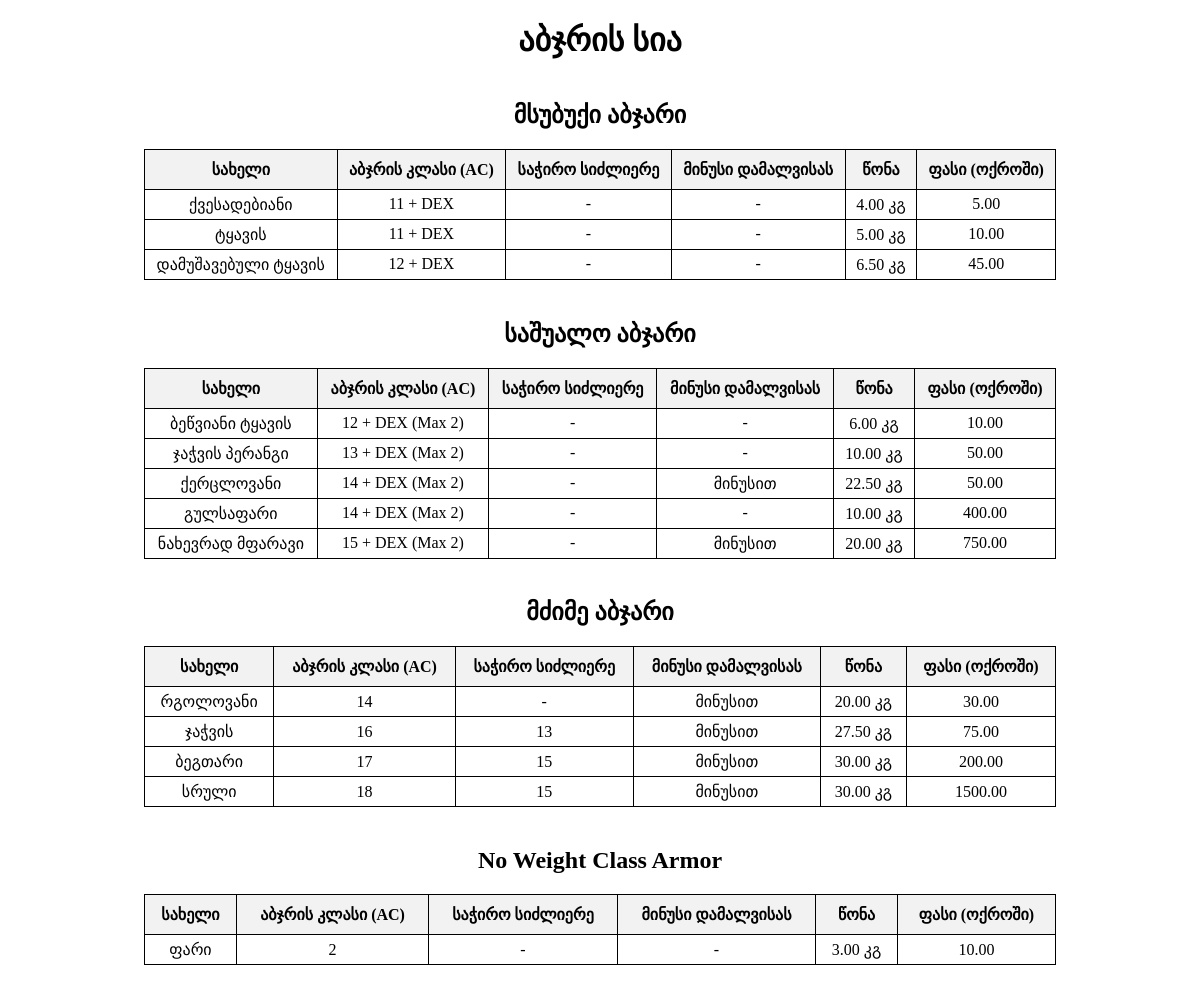
The app's page /armor/ with its own data.
### myapp/models.py (models this page shows, shortened)
class Armor(models.Model):
    LIGHT = 'Light'
    MEDIUM = 'Medium'
    HEAVY = 'Heavy'
    NONE = 'None'
    WEIGHT_CLASS_CHOICES = [
        (LIGHT, 'Light'),
        (MEDIUM, 'Medium'),
        (HEAVY, 'Heavy'),
        (NONE, 'None'),
    ]
    name = models.CharField(max_length=50)
    armor_class = models.IntegerField()
    plus_dex_modifier = models.BooleanField(default=False)
    plus_dex_modifier_max_2 = models.BooleanField(default=False)
    strength_requirement = models.IntegerField(null=True, blank=True)
    stealth_disadvantage = models.BooleanField(default=False)
    weight = models.DecimalField(max_digits=5, decimal_places=2)
    cost_in_gold = models.DecimalField(max_digits=10, decimal_places=2, default=0.0)
    rarity = models.ForeignKey(Rarity, on_delete=models.CASCADE)
    weight_class = models.CharField(max_length=10, choices=WEIGHT_CLASS_CHOICES)
    description = models.TextField(blank=True)

### myapp/views.py (the view)
# urls.py: path('armor/', views.armor_list, name='armor_list'),
def armor_list(request):
    light_armors = Armor.objects.filter(weight_class='Light')
    medium_armors = Armor.objects.filter(weight_class='Medium')
    heavy_armors = Armor.objects.filter(weight_class='Heavy')
    no_weight_class_armors = Armor.objects.filter(weight_class='None')
    return render(request, 'armor_list.html', {
        'light_armors': light_armors,
        'medium_armors': medium_armors,
        'heavy_armors': heavy_armors,
        'no_weight_class_armors': no_weight_class_armors,
    })

### myapp/templates/armor_list.html (shortened to what this page needs)
<!DOCTYPE html>
<html>
<head>
</head>
<body>
    <h1>აბჯრის სია</h1>
    {% if light_armors %}
    <h2>მსუბუქი აბჯარი</h2>
    <table>
        <tr>
            <th>სახელი</th>
            <th>აბჯრის კლასი (AC)</th>
            <th>საჭირო სიძლიერე</th>
            <th>მინუსი დამალვისას</th>
            <th>წონა</th>
            <th>ფასი (ოქროში)</th>
        </tr>
        {% for armor in light_armors %}
        <tr>
            <td>{{ armor.name }}</td>
            <td>{{ armor.armor_class }}{% if armor.plus_dex_modifier %} + DEX{% endif %}{% if armor.plus_dex_modifier_max_2 %} + DEX (Max 2){% endif %}</td>
            {% if armor.strength_requirement is not none %}
                <td>{{ armor.strength_requirement }}</td>
            {% else %}
                <td>-</td>
            {% endif %}
            <td>{% if armor.stealth_disadvantage %}მინუსით{% else %}-{% endif %}</td>
            <td>{{ armor.weight }} კგ</td>
            <td>{{ armor.cost_in_gold }}</td>
        </tr>
        {% endfor %}
    </table>
    {% endif %}
    {% if medium_armors %}
    <h2>საშუალო აბჯარი</h2>
    <table>
        <tr>
            <th>სახელი</th>
            <th>აბჯრის კლასი (AC)</th>
            <th>საჭირო სიძლიერე</th>
            <th>მინუსი დამალვისას</th>
            <th>წონა</th>
            <th>ფასი (ოქროში)</th>
        </tr>
        {% for armor in medium_armors %}
        <tr>
            <td>{{ armor.name }}</td>
            <td>{{ armor.armor_class }}{% if armor.plus_dex_modifier %} + DEX{% endif %}{% if armor.plus_dex_modifier_max_2 %} + DEX (Max 2){% endif %}</td>
            {% if armor.strength_requirement is not none %}
                <td>{{ armor.strength_requirement }}</td>
            {% else %}
                <td>-</td>
            {% endif %}
            <td>{% if armor.stealth_disadvantage %}მინუსით{% else %}-{% endif %}</td>
            <td>{{ armor.weight }} კგ</td>
            <td>{{ armor.cost_in_gold }}</td>
        </tr>
        {% endfor %}
    </table>
    {% endif %}
    {% if heavy_armors %}
    <h2>მძიმე აბჯარი</h2>
    <table>
        <tr>
            <th>სახელი</th>
            <th>აბჯრის კლასი (AC)</th>
            <th>საჭირო სიძლიერე</th>
            <th>მინუსი დამალვისას</th>
            <th>წონა</th>
            <th>ფასი (ოქროში)</th>
        </tr>
        {% for armor in heavy_armors %}
        <tr>
            <td>{{ armor.name }}</td>
            <td>{{ armor.armor_class }}{% if armor.plus_dex_modifier %} + DEX{% endif %}{% if armor.plus_dex_modifier_max_2 %} + DEX (Max 2){% endif %}</td>
            {% if armor.strength_requirement is not none %}
                <td>{{ armor.strength_requirement }}</td>
            {% else %}
                <td>-</td>
            {% endif %}
            <td>{% if armor.stealth_disadvantage %}მინუსით{% else %}-{% endif %}</td>
            <td>{{ armor.weight }} კგ</td>
            <td>{{ armor.cost_in_gold }}</td>
        </tr>
        {% endfor %}
    </table>
    {% endif %}
    {% if no_weight_class_armors %}
    <h2>No Weight Class Armor</h2>
    <table>
        <tr>
            <th>სახელი</th>
            <th>აბჯრის კლასი (AC)</th>
            <th>საჭირო სიძლიერე</th>
            <th>მინუსი დამალვისას</th>
            <th>წონა</th>
            <th>ფასი (ოქროში)</th>
        </tr>
        {% for armor in no_weight_class_armors %}
        <tr>
            <td>{{ armor.name }}</td>
            <td>{{ armor.armor_class }}{% if armor.plus_dex_modifier %} + DEX{% endif %}{% if armor.plus_dex_modifier_max_2 %} + DEX (Max 2){% endif %}</td>
            {% if armor.strength_requirement is not none %}
                <td>{{ armor.strength_requirement }}</td>
            {% else %}
                <td>-</td>
            {% endif %}
            <td>{% if armor.stealth_disadvantage %}მინუსით{% else %}-{% endif %}</td>
            <td>{{ armor.weight }} კგ</td>
            <td>{{ armor.cost_in_gold }}</td>
        </tr>
        {% endfor %}
    </table>
    {% endif %}
</body>
</html>

### myapp/templates/armor_list.html (style rules this page uses)
body { width: 960px; margin: 0 auto; display: flex; flex-direction: column; align-items: center; }
table { width: 95%; border-collapse: collapse; margin-bottom: 20px; }
table, th, td { border: 1px solid black; }
th, td { padding: 5px 10px; text-align: center; }
th { background-color: #f2f2f2; padding: 10px 10px; }

### records on screen
Armor: name "ქვესადებიანი", armor_class "11", plus_dex_modifier "+ DEX", weight "4.00", cost_in_gold "5.00"
Armor: name "ტყავის", armor_class "11", plus_dex_modifier "+ DEX", weight "5.00", cost_in_gold "10.00"
Armor: name "დამუშავებული ტყავის", armor_class "12", plus_dex_modifier "+ DEX", weight "6.50", cost_in_gold "45.00"
Armor: name "ბეწვიანი ტყავის", armor_class "12", plus_dex_modifier_max_2 "+ DEX (Max 2)", weight "6.00", cost_in_gold "10.00"
Armor: name "ჯაჭვის პერანგი", armor_class "13", plus_dex_modifier_max_2 "+ DEX (Max 2)", weight "10.00", cost_in_gold "50.00"
Armor: name "ქერცლოვანი", armor_class "14", plus_dex_modifier_max_2 "+ DEX (Max 2)", stealth_disadvantage "მინუსით", weight "22.50", cost_in_gold "50.00"
Armor: name "გულსაფარი", armor_class "14", plus_dex_modifier_max_2 "+ DEX (Max 2)", weight "10.00", cost_in_gold "400.00"
Armor: name "ნახევრად მფარავი", armor_class "15", plus_dex_modifier_max_2 "+ DEX (Max 2)", stealth_disadvantage "მინუსით", weight "20.00", cost_in_gold "750.00"
Armor: name "რგოლოვანი", armor_class "14", stealth_disadvantage "მინუსით", weight "20.00", cost_in_gold "30.00"
Armor: name "ჯაჭვის", armor_class "16", strength_requirement "13", stealth_disadvantage "მინუსით", weight "27.50", cost_in_gold "75.00"
Armor: name "ბეგთარი", armor_class "17", strength_requirement "15", stealth_disadvantage "მინუსით", weight "30.00", cost_in_gold "200.00"
Armor: name "სრული", armor_class "18", strength_requirement "15", stealth_disadvantage "მინუსით", weight "30.00", cost_in_gold "1500.00"
Armor: name "ფარი", armor_class "2", weight "3.00", cost_in_gold "10.00"
